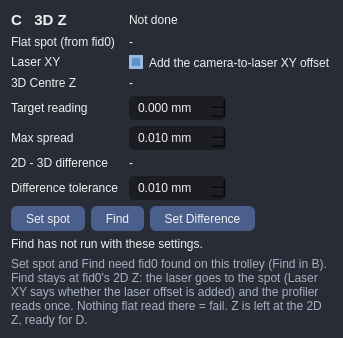
<widget class="QFrame" name="frame_c"><property name="frameShape"><enum>QFrame::StyledPanel</enum></property><property name="styleSheet"><string notr="true">QFrame{background-color:#272c36; border-radius:12px;}QLabel{color:#F0F0F0;}QCheckBox{color:#F0F0F0;}QCheckBox::indicator:checked{background-color:#5F8FCB; border:3px solid #9DB8E0;}QSpinBox, QDoubleSpinBox, QComboBox{background-color:rgb(27,29,35); color:#F0F0F0; border:1px solid rgb(27,29,35); border-radius:5px; padding-left:6px; min-height:22px;}QListWidget{background-color:rgb(27,29,35); color:#F0F0F0; border-radius:5px;}QToolButton{background-color:#4A5F8C; color:#F0F0F0; border-radius:6px; padding:4px 10px;}QToolButton:hover{background-color:#5F8FCB;}QToolButton:pressed{border:1px solid #FFE723;}QToolButton:checked{background-color:#5F8FCB; border:1px solid #FFE723;}QToolButton:disabled{color:#6e6e6e; background-color:#444444;}</string></property><layout class="QGridLayout" name="gl_c"><property name="horizontalSpacing"><number>10</number></property><property name="verticalSpacing"><number>6</number></property><item row="0" column="0"><widget class="QLabel" name="label_cTitle"><property name="text"><string>C   3D Z</string></property><property name="font"><font><pointsize>11</pointsize><weight>75</weight><bold>true</bold></font></property><property name="textInteractionFlags"><set>Qt::LinksAccessibleByMouse|Qt::TextSelectableByMouse</set></property></widget></item><item row="0" column="1" colspan="2"><widget class="QLabel" name="label_cState"><property name="text"><string>Not done</string></property><property name="wordWrap"><bool>true</bool></property><property name="textInteractionFlags"><set>Qt::LinksAccessibleByMouse|Qt::TextSelectableByMouse</set></property></widget></item><item row="1" column="0"><widget class="QLabel" name="label_cRow1"><property name="text"><string>Flat spot (from fid0)</string></property><property name="textInteractionFlags"><set>Qt::LinksAccessibleByMouse|Qt::TextSelectableByMouse</set></property></widget></item><item row="1" column="1"><widget class="QLabel" name="label_cSpot"><property name="text"><string>-</string></property><property name="wordWrap"><bool>true</bool></property><property name="textInteractionFlags"><set>Qt::LinksAccessibleByMouse|Qt::TextSelectableByMouse</set></property></widget></item><item row="2" column="0"><widget class="QLabel" name="label_cRowLaser"><property name="text"><string>Laser XY</string></property><property name="textInteractionFlags"><set>Qt::LinksAccessibleByMouse|Qt::TextSelectableByMouse</set></property></widget></item><item row="2" column="1" colspan="2"><widget class="QCheckBox" name="checkBox_cAddLaser"><property name="toolTip"><string>Ticked: the laser goes to the spot the camera looked at when Set spot was pressed (the stage moves by the camera-to-laser XY offset). Unticked: the stage goes to fid0 + the spot offset as it is, and the laser reads wherever that puts it.</string></property><property name="text"><string>Add the camera-to-laser XY offset</string></property><property name="checked"><bool>true</bool></property></widget></item><item row="3" column="0"><widget class="QLabel" name="label_cRow3DZ"><property name="text"><string>3D Centre Z</string></property><property name="textInteractionFlags"><set>Qt::LinksAccessibleByMouse|Qt::TextSelectableByMouse</set></property></widget></item><item row="3" column="1" colspan="2"><widget class="QLabel" name="label_c3DZ"><property name="toolTip"><string>The 3D Centre Z of the last Find that passed with these settings, and the profiler reading at the 2D Z it came from.</string></property><property name="text"><string>-</string></property><property name="wordWrap"><bool>true</bool></property><property name="textInteractionFlags"><set>Qt::LinksAccessibleByMouse|Qt::TextSelectableByMouse</set></property></widget></item><item row="4" column="0"><widget class="QLabel" name="label_cRow3"><property name="text"><string>Target reading</string></property><property name="textInteractionFlags"><set>Qt::LinksAccessibleByMouse|Qt::TextSelectableByMouse</set></property></widget></item><item row="4" column="1"><widget class="QDoubleSpinBox" name="dspin_cTarget"><property name="decimals"><number>3</number></property><property name="minimum"><double>-7</double></property><property name="maximum"><double>7</double></property><property name="singleStep"><double>0.01</double></property><property name="keyboardTracking"><bool>false</bool></property><property name="minimumSize"><size><width>80</width><height>0</height></size></property><property name="suffix"><string> mm</string></property></widget></item><item row="5" column="0"><widget class="QLabel" name="label_cRow4"><property name="text"><string>Max spread</string></property><property name="textInteractionFlags"><set>Qt::LinksAccessibleByMouse|Qt::TextSelectableByMouse</set></property></widget></item><item row="5" column="1"><widget class="QDoubleSpinBox" name="dspin_cSpread"><property name="decimals"><number>3</number></property><property name="minimum"><double>0.01</double></property><property name="maximum"><double>2</double></property><property name="singleStep"><double>0.01</double></property><property name="keyboardTracking"><bool>false</bool></property><property name="minimumSize"><size><width>80</width><height>0</height></size></property><property name="suffix"><string> mm</string></property></widget></item><item row="6" column="0"><widget class="QLabel" name="label_cRow5"><property name="text"><string>2D - 3D difference</string></property><property name="textInteractionFlags"><set>Qt::LinksAccessibleByMouse|Qt::TextSelectableByMouse</set></property></widget></item><item row="6" column="1"><widget class="QLabel" name="label_cDiff"><property name="text"><string>-</string></property><property name="wordWrap"><bool>true</bool></property><property name="textInteractionFlags"><set>Qt::LinksAccessibleByMouse|Qt::TextSelectableByMouse</set></property></widget></item><item row="7" column="0"><widget class="QLabel" name="label_cRow6"><property name="text"><string>Difference tolerance</string></property><property name="textInteractionFlags"><set>Qt::LinksAccessibleByMouse|Qt::TextSelectableByMouse</set></property></widget></item><item row="7" column="1"><widget class="QDoubleSpinBox" name="dspin_cDiffTol"><property name="decimals"><number>3</number></property><property name="minimum"><double>0.01</double></property><property name="maximum"><double>5</double></property><property name="singleStep"><double>0.01</double></property><property name="keyboardTracking"><bool>false</bool></property><property name="minimumSize"><size><width>80</width><height>0</height></size></property><property name="suffix"><string> mm</string></property></widget></item><item row="8" column="0" colspan="3"><layout class="QHBoxLayout" name="hl_cButtons"><property name="spacing"><number>6</number></property><item><widget class="QToolButton" name="toolButton_cSetSpot"><property name="text"><string>Set spot</string></property><property name="toolTip"><string>Store where the camera is now as the 3D Z spot: an offset from fid0 as the last Find in B found it. Put the camera over a flat area first.</string></property></widget></item><item><widget class="QToolButton" name="toolButton_cFind"><property name="text"><string>Find</string></property><property name="toolTip"><string>Run the START step at fid0's 2D Z, no Z search: the laser to fid0 + the spot and one profiler read. 3D Centre Z = 2D Z + (target - reading); it must lie inside fid0's Start Z .. Stop Z.</string></property></widget></item><item><widget class="QToolButton" name="toolButton_cSetDiff"><property name="text"><string>Set Difference</string></property><property name="toolTip"><string>Store 2D Z - 3D Z from the last Find here; later Finds must agree within the tolerance.</string></property></widget></item><item><spacer name="hs_cButtons"><property name="orientation"><enum>Qt::Horizontal</enum></property><property name="sizeHint" stdset="0"><size><width>40</width><height>20</height></size></property></spacer></item></layout></item><item row="9" column="0" colspan="3"><widget class="QLabel" name="label_cFound"><property name="text"><string>Find has not run with these settings.</string></property><property name="wordWrap"><bool>true</bool></property><property name="textInteractionFlags"><set>Qt::LinksAccessibleByMouse|Qt::TextSelectableByMouse</set></property></widget></item><item row="10" column="0" colspan="3"><widget class="QLabel" name="label_cNote"><property name="text"><string>Set spot and Find need fid0 found on this trolley (Find in B). Find stays at fid0's 2D Z: the laser goes to the spot (Laser XY says whether the laser offset is added) and the profiler reads once. Nothing flat read there = fail. Z is left at the 2D Z, ready for D.</string></property><property name="wordWrap"><bool>true</bool></property><property name="styleSheet"><string notr="true">color:#A8B0BF;</string></property><property name="textInteractionFlags"><set>Qt::LinksAccessibleByMouse|Qt::TextSelectableByMouse</set></property></widget></item></layout></widget>
